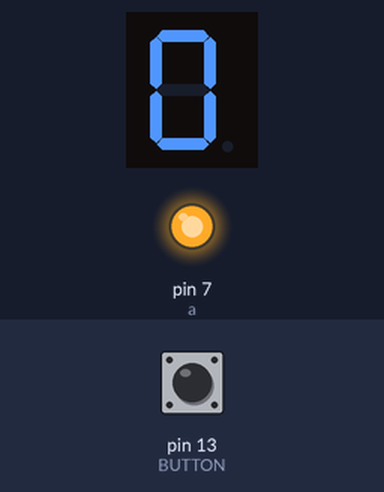
Recording of a sketch running on a simulated Arduino Uno, built with avr-gcc and run on an emulated ATmega328P. On the bench: 1-digit seven-segment display, output pins drawn as LEDs (lit = HIGH). Wiring (inferred from the names in the program): 1-digit 7-segment display, segments lit when HIGH: segments pin 6, pin 5, pin 11, pin 10, pin 8, pin 9, pin 4. The inputs (shaded band) are chosen by the test bench; at power-on: pin 13 (BUTTON) LOW. The segment pins are drawn as the display they are named for; pins used as bus, display or sensor lines are not drawn.

Above: at 1.2 s.
1.3 s: pin 13 (BUTTON) pulled HIGH for 0.15 s
At 2.5 s:
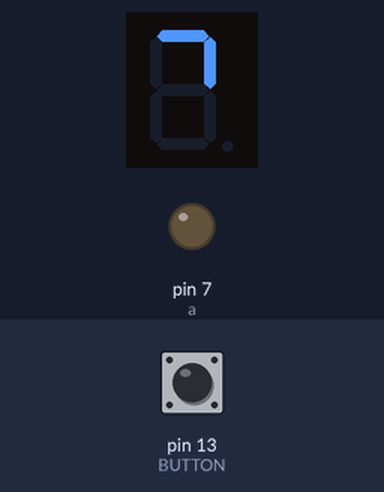
2.9 s: pin 13 (BUTTON) pulled HIGH for 1 s
At 3.7 s:
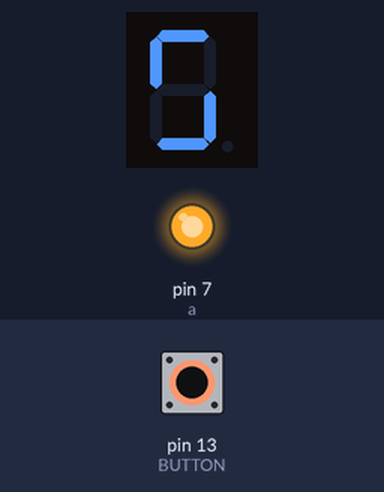
5.4 s: pin 13 (BUTTON) pulled HIGH for 0.15 s
At 6.6 s:
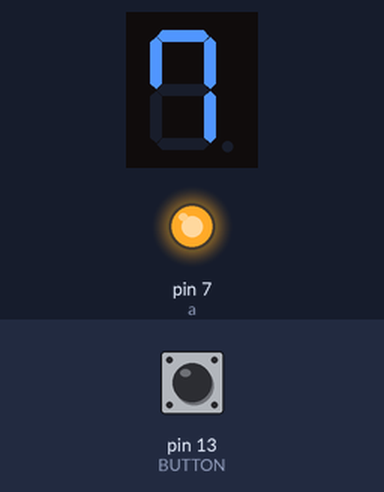
7.0 s: pin 13 (BUTTON) pulled HIGH for 3.2 s
At 8.1 s:
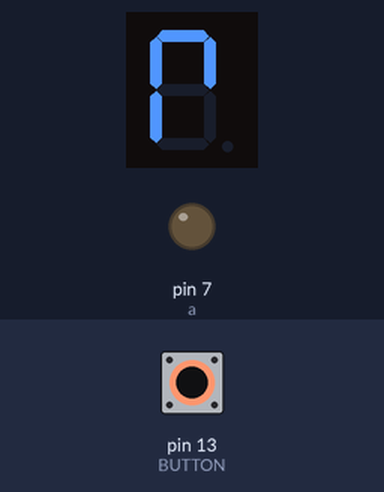
11.7 s: pin 13 (BUTTON) pulled HIGH for 0.15 s
At 12.8 s:
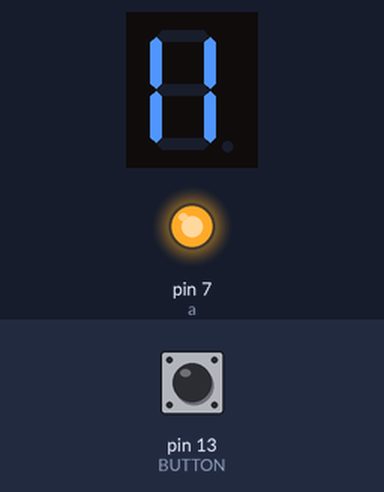
13.3 s: pin 13 (BUTTON) pulled HIGH for 1 s
At 14.0 s:
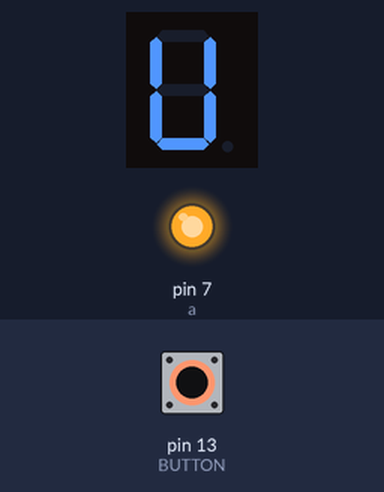
Timing chart, 0 to 16.3 s (numbered marks = the images above; inputs shaded):
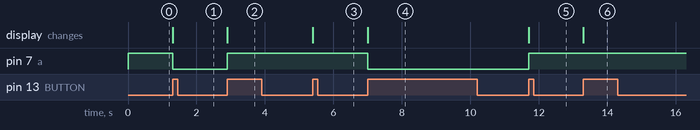

Measured:
- after the input at 1.3 s, pin 7 (a): HIGH → LOW at once; the display: changes at once (image 1)
- after the input at 2.9 s, pin 7 (a): LOW → HIGH at once; the display: changes at once (image 2)
- after the input at 5.4 s, the display: changes at once (image 3)
- after the input at 7.0 s, pin 7 (a): HIGH → LOW at once; the display: changes at once (image 4)
- after the input at 11.7 s, pin 7 (a): LOW → HIGH at once; the display: changes at once (image 5)
- after the input at 13.3 s, the display: changes at once (image 6)

The sketch:

Counter.ino
```cpp
//7-Segment Display
const int a=7; //a of 7-segment attach to digital pin 7
const int b=6; //b of 7-segment attach to digital pin 6
const int c=5; //c of 7-segment attach to digital pin 5
const int d=11;//d of 7-segment attach to digital pin 11
const int e=10;//e of 7-segment attach to digital pin 10
const int f=8;//f of 7-segment attach to digital pin 8
const int g=9;//g of 7-segment attach to digital pin 9
const int dp=4;//dp of 7-segment attach to digital pin 4

const int BUTTON = 13; // the input pin where the
int buttonVal = 0;
int oldButtonVal = 0;
int count = 0;

void setup() {
  //loop over thisPin from 4 to 11 and set them all to output
  for(int thisPin = 4;thisPin <= 11;thisPin++) {
    pinMode(thisPin,OUTPUT);
  }
  digitalWrite(dp,LOW);//turn the dp of the 7-segment off
  pinMode(BUTTON, INPUT); // and BUTTON is an input
}


void loop() {
  buttonVal = digitalRead(BUTTON); // read input value and store it
  if (buttonVal == 1 and oldButtonVal == 0) {
    count = count + 1;
  }

  oldButtonVal = buttonVal;

  switch (count) {
    case 0:
      digital_0();
      break;
    case 1:
      digital_1();
      break;
    case 2:
      digital_2();
      break;
    case 3:
      digital_3();
      break;
    case 4:
      digital_4();
      break;
    case 5:
      digital_5();
      break;
    case 6:
      digital_6();
      break;
    case 7:
      digital_7();
      break;
    case 8:
      digital_8();
    default:
      count = 0;
      digital_0();
      break;
  }
}

void digital_0(void) //diaplay 1 to the 7-segment
{
  unsigned char j;
  for(j = 5;j <=11;j++)
  digitalWrite(j,HIGH);
}

void digital_1(void) //diaplay 1 to the 7-segment
{
digitalWrite(c,HIGH);//turn the c of the 7-segment on
digitalWrite(b,HIGH);//turn the b of the 7-segment on
for(int j = 7;j <= 11;j++)//turn off the others
digitalWrite(j,LOW);
}
void digital_2(void) //diaplay 2 to the 7-segment
{
digitalWrite(b,HIGH);
digitalWrite(a,HIGH);
for(int j = 9;j <= 11;j++)
digitalWrite(j,HIGH);
digitalWrite(c,LOW);
digitalWrite(f,LOW);
}
void digital_3(void) //diaplay 3 to the 7-segment
{
unsigned char j;
digitalWrite(g,HIGH);
digitalWrite(d,HIGH);
for(j=5;j<=7;j++)
digitalWrite(j,HIGH);
digitalWrite(f,LOW);
digitalWrite(e,LOW);
}
void digital_4(void) //diaplay 4 to the 7-segment
{
digitalWrite(c,HIGH);
digitalWrite(b,HIGH);
digitalWrite(f,HIGH);
digitalWrite(g,HIGH);
digitalWrite(a,LOW);
digitalWrite(e,LOW);
digitalWrite(d,LOW);
}
void digital_5(void) //diaplay 5 to the 7-segment
{
unsigned char j;
for(j = 7;j <= 9;j++)
digitalWrite(j,HIGH);
digitalWrite(c,HIGH);
digitalWrite(d,HIGH);
digitalWrite(b,LOW);
digitalWrite(e,LOW);
}
void digital_6(void) //diaplay 6 to the 7-segment
{
unsigned char j;
for(j = 7;j <= 11;j++)
digitalWrite(j,HIGH);
digitalWrite(c,HIGH);
digitalWrite(b,LOW);
}
void digital_7(void) //diaplay 7 to the 7-segment
{
unsigned char j;
for(j = 5;j <= 7;j++)
digitalWrite(j,HIGH);
for(j = 8;j <= 11;j++)
digitalWrite(j,LOW);
}
void digital_8(void) //diaplay 8 to the 7-segment
{
unsigned char j;
for(j = 5;j <=11;j++)
digitalWrite(j,HIGH);
}
void digital_9(void) //diaplay 9 to the 7-segment
{
unsigned char j;
for(j = 5;j <=9;j++)
digitalWrite(j,HIGH);
digitalWrite(d,LOW);
digitalWrite(e,LOW);
}
```
